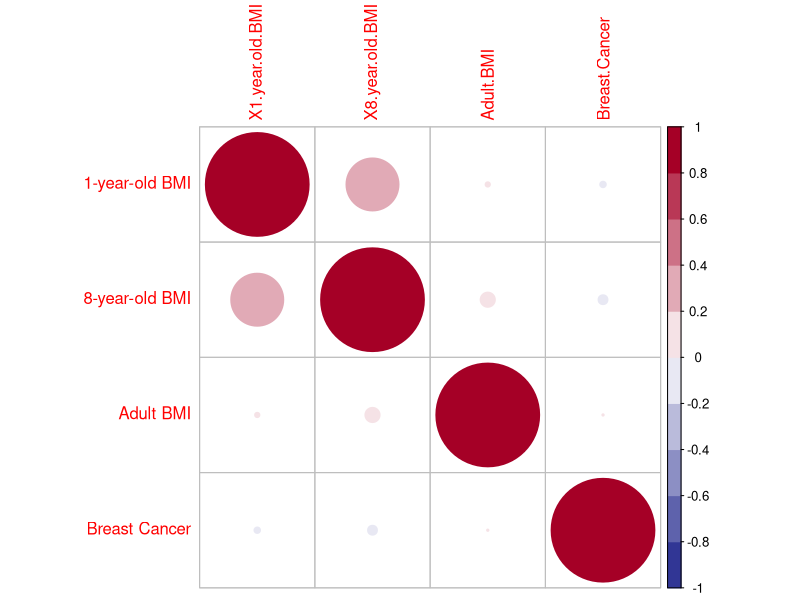

Here is the R script that generated this plot:
library(corrplot)
x = read.csv("k=4_noise_correlation.csv")
row.names(x) = x[,1]
x = x[, 2:5]
corrplot(as.matrix(x), method = "circle", col= colorRampPalette(c('#313695',"white", '#A50026'))(10) )
